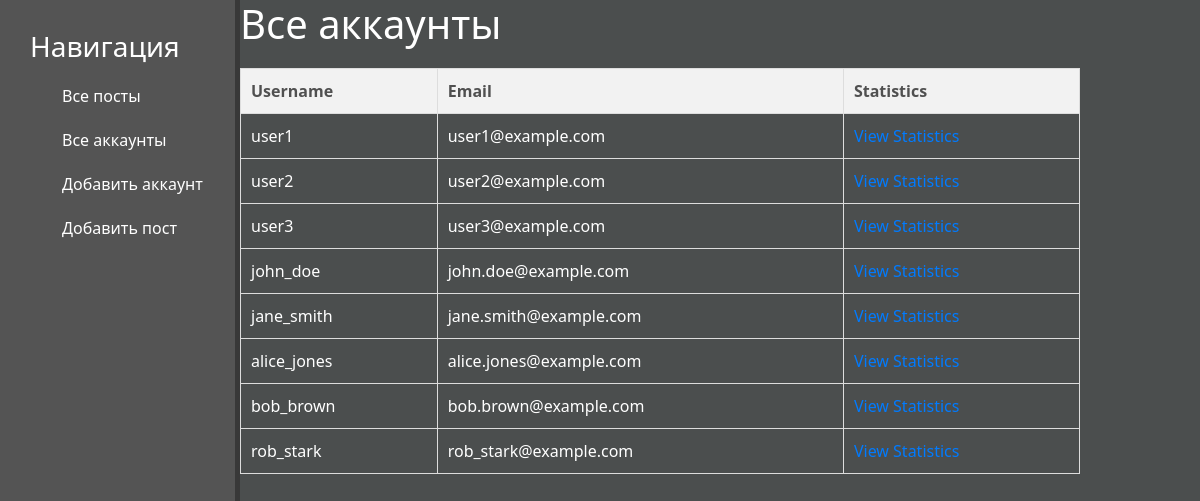
Screenshot of /accounts/ with the database file from the repository.
### main/models.py (models this page shows, shortened)
class Account(models.Model):
    username = models.CharField(max_length=100)
    email = models.EmailField()

### main/views.py (the view)
# urls.py: path('accounts/', AccountListView.as_view(), name='all_accounts'),
class AccountListView(ListView):
    model = Account
    template_name = 'main/accounts_list.html'
    context_object_name = 'accounts'

### main/templates/main/accounts_list.html (shortened to what this page needs)
{% extends 'main/layout.html' %}
{% block content %}
    <h1>Все аккаунты</h1>
    <table>
        <thead>
            <tr>
                <th>Username</th>
                <th>Email</th>
                <th>Statistics</th>
            </tr>
        </thead>
        <tbody>
            {% for account in accounts %}
                <tr>
                    <td>{{ account.username }}</td>
                    <td>{{ account.email }}</td>
                    <td><a href="{% url 'account_statistics' account_id=account.id %}">View Statistics</a></td>
                </tr>
            {% endfor %}
        </tbody>
    </table>
{% endblock %}

### main/templates/main/layout.html (shortened to what this page needs)
{% load static %}
<!DOCTYPE html>
<html lang="en">
<head>
    <link href="https://cdn.jsdelivr.net/npm/bootstrap@5.0.2/dist/css/bootstrap.min.css" rel="stylesheet">
    <link rel="stylesheet" href="{% static 'main/css/main.css' %}">
</head>
<body>
    <aside>
        <h3>Навигация</h3>
        <ul>
            <a href="{% url 'all_posts' %}"><li>Все посты</li></a>
            <a href="{% url 'all_accounts' %}"><li>Все аккаунты</li></a>
            <a href="{% url 'add_account'%}"><li>Добавить аккаунт</li></a>
            <a href="{% url 'add_post'%}"><li>Добавить пост</li></a>
        </ul>
    </aside>
    {% block content %}
    {% endblock %}
</body>
</html>

### main/static/main/css/main.css (style rules this page uses)
body { background: #4b4e4e; color: white; }
aside { float: left; background: #545454; width: 20%; padding: 2.5%; height: 100vh; color: #fff; border-right: 5px solid #383838; }
aside ul { list-style: none; }
aside li { color: white; display: block; margin-top: 20px; }
table { width: 70%; border-collapse: collapse; margin-top: 20px; }
th, td { padding: 10px; text-align: left; border: 1px solid #ddd; }
th { background-color: #f2f2f2; color: #505050; }
a { color: #007bff; text-decoration: none; }

### rows the page displays
Account: username "user1", email "user1@example.com"
Account: username "user2", email "user2@example.com"
Account: username "user3", email "user3@example.com"
Account: username "john_doe", email "john.doe@example.com"
Account: username "jane_smith", email "jane.smith@example.com"
Account: username "alice_jones", email "alice.jones@example.com"
Account: username "bob_brown", email "bob.brown@example.com"
Account: username "rob_stark", email "rob_stark@example.com"
